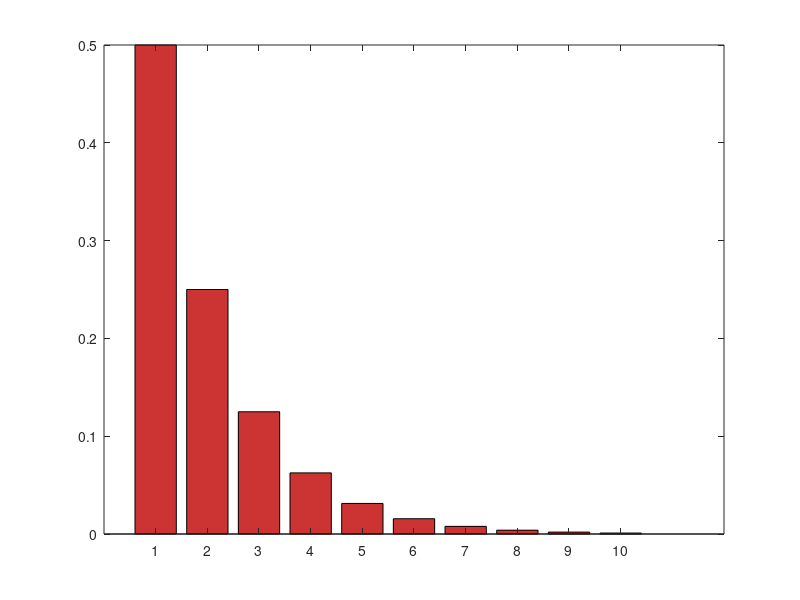

Write the MATLAB code that produced this figure.
%MATLAB code to generate a geometric sequence
%flipping a coin until getting a head, probability to get head is 1/2
p = 1/2;
n = 1:10;
x = p.^n;
bar(n,x,'FaceColor',[0.8, 0.2, 0.2]);%n is x-axis, x is y-axis, FaceColor sets the color of the bars, [0.8, 0.2, 0.2] is RGB, 80% red, 20% green, 20% blue